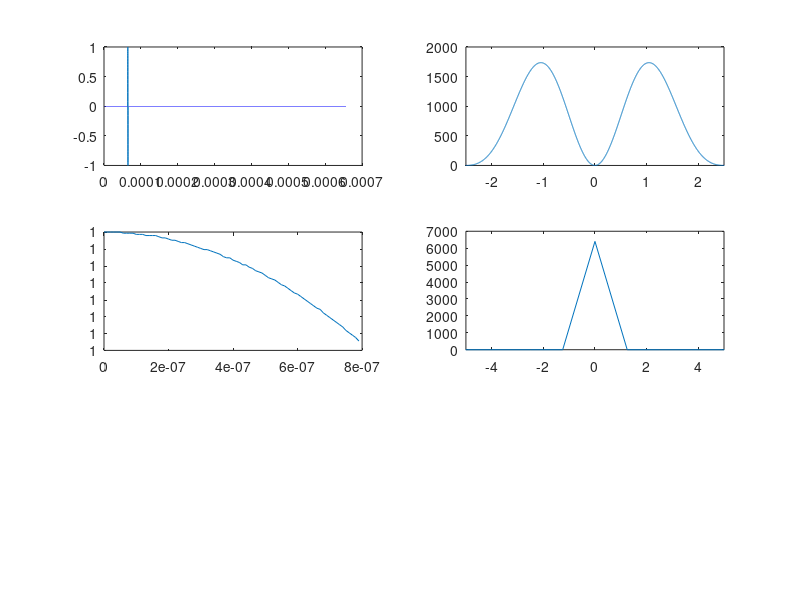

The MATLAB source for this figure: (Note: this script raises an error after producing the figure.)
    %%
    sClk = 100e6;
    N = 65536;
    sigTime = N/sClk;
    
    cycles = 20;
    sincFactor = 0.001;
    fsin = 1.25e6;
    % Create a sin
    tVecSin  = (0:1:((sClk/fsin)-1))*(1/sClk);
    Nsin = length(tVecSin);
    
    tVecSinPad = (0:1:N-1)./sClk;
    fVecSig = (sClk/N) *  ( (-N/2) : 1 : (N/2)-1 ); 
    sig = sin(2*pi*fsin*tVecSin);
    
    delay = 64.4e-6;
    
    delaySamples = floor(delay * sClk);
    padLen = N-length(sig)-delaySamples;
    sig = [zeros(1,delaySamples), sig, zeros(1,padLen)];
    
    figure();
    subplot(3,2,1);
    plot(tVecSinPad, sig)
    subplot(3,2,2);
    plot(fVecSig/1e6, abs(fftshift(fft(sig))).^2);
    xlim([-2.5, 2.5])
    %%
    % Create a sinc
    fsinc    = sincFactor*fsin;
%     tVecSinc = (0:1:(cycles*(sClk/fsinc)-1))*(1/sClk);
%     tVecSinc = tVecSinc-tVecSinc(floor(length(tVecSinc)/2));
    tVecSinc = (0:1:(Nsin-1))*(1/sClk);
    Nsinc    = length(tVecSinc);
    fVecSinc = (sClk/Nsinc) *  ( (-Nsinc/2) : 1 : (Nsinc/2)-1 ); 
    sinc     = sin(2*pi*fsinc*(tVecSinc))./(2*pi*fsinc*(tVecSinc));
    
    idx = find(isnan(sinc));
    sinc(idx)= 1;
    
    subplot(3,2,3);
    plot(tVecSinc, sinc)
    subplot(3,2,4)
    plot(fVecSinc/1e6, abs(fftshift(fft(sinc))).^2);
    xlim([-5, 5])
    %Create deformed signal


    
    
    
%     convSig = conv(sig, sinc, 'same');
    convSig = sig.*sinc;

    subplot(3,2,5);
    plot(tVecSinPad, convSig)
    subplot(3,2,6)
    plot(fVecSin/1e6, abs(fftshift(fft(convSig))).^2);
    xlim([-5, 5])
    

%     sig = [zeros(1,500), ones(1,1), zeros(1,500)];
%     sig = [zeros(1,500), 0.25, 1,  0.25, zeros(1,500)];
%     figure();
%     plot(sig)
%     padLen = 65600-length(sig);

h = squeeze(resCs);
H = fftshift(fft(h));










